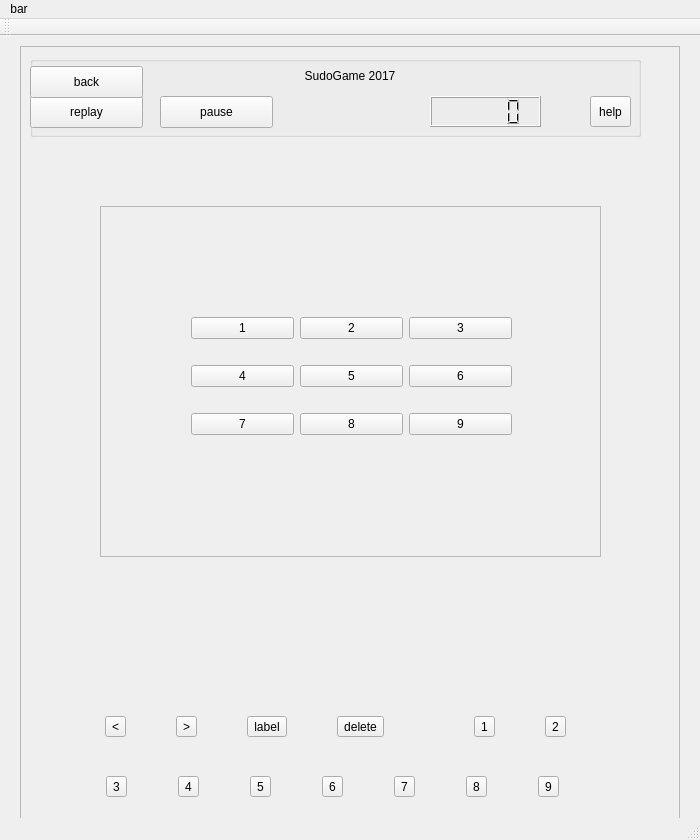
<?xml version="1.0" encoding="UTF-8"?>
<ui version="4.0">
 <class>MainWindow</class>
 <widget class="QMainWindow" name="MainWindow">
  <property name="geometry">
   <rect>
    <x>0</x>
    <y>0</y>
    <width>700</width>
    <height>840</height>
   </rect>
  </property>
  <property name="windowTitle">
   <string>MainWindow</string>
  </property>
  <widget class="QWidget" name="centralWidget">
   <widget class="QFrame" name="frame">
    <property name="geometry">
     <rect>
      <x>20</x>
      <y>10</y>
      <width>660</width>
      <height>780</height>
     </rect>
    </property>
    <property name="frameShape">
     <enum>QFrame::StyledPanel</enum>
    </property>
    <property name="frameShadow">
     <enum>QFrame::Raised</enum>
    </property>
    <widget class="QGroupBox" name="groupBox">
     <property name="geometry">
      <rect>
       <x>10</x>
       <y>10</y>
       <width>611</width>
       <height>81</height>
      </rect>
     </property>
     <property name="title">
      <string/>
     </property>
     <widget class="QPushButton" name="pushButton">
      <property name="geometry">
       <rect>
        <x>0</x>
        <y>40</y>
        <width>113</width>
        <height>32</height>
       </rect>
      </property>
      <property name="text">
       <string>replay</string>
      </property>
     </widget>
     <widget class="QPushButton" name="pushButton_2">
      <property name="geometry">
       <rect>
        <x>130</x>
        <y>40</y>
        <width>113</width>
        <height>32</height>
       </rect>
      </property>
      <property name="text">
       <string>pause</string>
      </property>
     </widget>
     <widget class="QPushButton" name="button_back">
      <property name="geometry">
       <rect>
        <x>0</x>
        <y>10</y>
        <width>113</width>
        <height>32</height>
       </rect>
      </property>
      <property name="text">
       <string>back</string>
      </property>
     </widget>
     <widget class="QToolButton" name="toolButton">
      <property name="geometry">
       <rect>
        <x>560</x>
        <y>40</y>
        <width>41</width>
        <height>31</height>
       </rect>
      </property>
      <property name="text">
       <string>help</string>
      </property>
     </widget>
     <widget class="QLabel" name="label">
      <property name="geometry">
       <rect>
        <x>230</x>
        <y>0</y>
        <width>180</width>
        <height>40</height>
       </rect>
      </property>
      <property name="layoutDirection">
       <enum>Qt::LeftToRight</enum>
      </property>
      <property name="text">
       <string>SudoGame 2017</string>
      </property>
      <property name="scaledContents">
       <bool>true</bool>
      </property>
      <property name="alignment">
       <set>Qt::AlignCenter</set>
      </property>
     </widget>
     <widget class="QLCDNumber" name="Timer">
      <property name="geometry">
       <rect>
        <x>400</x>
        <y>40</y>
        <width>111</width>
        <height>31</height>
       </rect>
      </property>
     </widget>
    </widget>
    <widget class="pannel" name="widget" native="true">
     <property name="geometry">
      <rect>
       <x>50</x>
       <y>100</y>
       <width>540</width>
       <height>540</height>
      </rect>
     </property>
    </widget>
    <widget class="QWidget" name="horizontalLayoutWidget">
     <property name="geometry">
      <rect>
       <x>30</x>
       <y>650</y>
       <width>571</width>
       <height>61</height>
      </rect>
     </property>
     <layout class="QHBoxLayout" name="horizontalLayout_3">
      <item>
       <widget class="QToolButton" name="undo">
        <property name="text">
         <string>&lt;</string>
        </property>
       </widget>
      </item>
      <item>
       <widget class="QToolButton" name="nextdo">
        <property name="text">
         <string>&gt;</string>
        </property>
       </widget>
      </item>
      <item>
       <widget class="QToolButton" name="button_lab">
        <property name="text">
         <string>label</string>
        </property>
       </widget>
      </item>
      <item>
       <widget class="QToolButton" name="button_del">
        <property name="text">
         <string>delete</string>
        </property>
       </widget>
      </item>
      <item>
       <spacer name="horizontalSpacer">
        <property name="orientation">
         <enum>Qt::Horizontal</enum>
        </property>
        <property name="sizeType">
         <enum>QSizePolicy::Fixed</enum>
        </property>
        <property name="sizeHint" stdset="0">
         <size>
          <width>40</width>
          <height>20</height>
         </size>
        </property>
       </spacer>
      </item>
      <item>
       <widget class="QToolButton" name="num1">
        <property name="text">
         <string>1</string>
        </property>
       </widget>
      </item>
      <item>
       <widget class="QToolButton" name="num2">
        <property name="text">
         <string>2</string>
        </property>
       </widget>
      </item>
     </layout>
    </widget>
    <widget class="QWidget" name="horizontalLayoutWidget_2">
     <property name="geometry">
      <rect>
       <x>30</x>
       <y>710</y>
       <width>571</width>
       <height>61</height>
      </rect>
     </property>
     <layout class="QHBoxLayout" name="horizontalLayout_4">
      <item>
       <widget class="QToolButton" name="num3">
        <property name="text">
         <string>3</string>
        </property>
       </widget>
      </item>
      <item>
       <widget class="QToolButton" name="num4">
        <property name="text">
         <string>4</string>
        </property>
       </widget>
      </item>
      <item>
       <widget class="QToolButton" name="num5">
        <property name="text">
         <string>5</string>
        </property>
       </widget>
      </item>
      <item>
       <widget class="QToolButton" name="num6">
        <property name="text">
         <string>6</string>
        </property>
       </widget>
      </item>
      <item>
       <widget class="QToolButton" name="num7">
        <property name="text">
         <string>7</string>
        </property>
       </widget>
      </item>
      <item>
       <widget class="QToolButton" name="num8">
        <property name="text">
         <string>8</string>
        </property>
       </widget>
      </item>
      <item>
       <widget class="QToolButton" name="num9">
        <property name="text">
         <string>9</string>
        </property>
       </widget>
      </item>
     </layout>
    </widget>
   </widget>
   <widget class="QFrame" name="frame_2">
    <property name="geometry">
     <rect>
      <x>100</x>
      <y>170</y>
      <width>501</width>
      <height>351</height>
     </rect>
    </property>
    <property name="frameShape">
     <enum>QFrame::StyledPanel</enum>
    </property>
    <property name="frameShadow">
     <enum>QFrame::Raised</enum>
    </property>
    <widget class="QWidget" name="gridLayoutWidget">
     <property name="geometry">
      <rect>
       <x>80</x>
       <y>80</y>
       <width>343</width>
       <height>181</height>
      </rect>
     </property>
     <layout class="QGridLayout" name="gridLayout">
      <item row="2" column="2">
       <widget class="QPushButton" name="stage9">
        <property name="text">
         <string>9</string>
        </property>
       </widget>
      </item>
      <item row="1" column="2">
       <widget class="QPushButton" name="stage6">
        <property name="text">
         <string>6</string>
        </property>
       </widget>
      </item>
      <item row="2" column="0">
       <widget class="QPushButton" name="stage7">
        <property name="text">
         <string>7</string>
        </property>
       </widget>
      </item>
      <item row="0" column="0">
       <widget class="QPushButton" name="stage1">
        <property name="text">
         <string>1</string>
        </property>
       </widget>
      </item>
      <item row="1" column="0">
       <widget class="QPushButton" name="stage4">
        <property name="text">
         <string>4</string>
        </property>
       </widget>
      </item>
      <item row="1" column="1">
       <widget class="QPushButton" name="stage5">
        <property name="text">
         <string>5</string>
        </property>
       </widget>
      </item>
      <item row="0" column="1">
       <widget class="QPushButton" name="stage2">
        <property name="text">
         <string>2</string>
        </property>
       </widget>
      </item>
      <item row="0" column="2">
       <widget class="QPushButton" name="stage3">
        <property name="text">
         <string>3</string>
        </property>
       </widget>
      </item>
      <item row="2" column="1">
       <widget class="QPushButton" name="stage8">
        <property name="text">
         <string>8</string>
        </property>
       </widget>
      </item>
     </layout>
    </widget>
    <widget class="QLabel" name="title_label">
     <property name="geometry">
      <rect>
       <x>170</x>
       <y>20</y>
       <width>171</width>
       <height>41</height>
      </rect>
     </property>
     <property name="text">
      <string/>
     </property>
     <property name="scaledContents">
      <bool>true</bool>
     </property>
    </widget>
   </widget>
  </widget>
  <widget class="QMenuBar" name="menuBar">
   <property name="geometry">
    <rect>
     <x>0</x>
     <y>0</y>
     <width>700</width>
     <height>22</height>
    </rect>
   </property>
   <widget class="QMenu" name="menubar">
    <property name="title">
     <string>bar</string>
    </property>
    <addaction name="actionhome"/>
    <addaction name="separator"/>
    <addaction name="actionquit_2"/>
   </widget>
   <addaction name="menubar"/>
  </widget>
  <widget class="QToolBar" name="mainToolBar">
   <attribute name="toolBarArea">
    <enum>TopToolBarArea</enum>
   </attribute>
   <attribute name="toolBarBreak">
    <bool>false</bool>
   </attribute>
  </widget>
  <widget class="QStatusBar" name="statusBar"/>
  <action name="actionhome">
   <property name="text">
    <string>home</string>
   </property>
  </action>
  <action name="actionquit">
   <property name="enabled">
    <bool>true</bool>
   </property>
   <property name="text">
    <string>quit</string>
   </property>
  </action>
  <action name="actionquit_2">
   <property name="text">
    <string>quit</string>
   </property>
  </action>
 </widget>
 <layoutdefault spacing="6" margin="11"/>
 <customwidgets>
  <customwidget>
   <class>pannel</class>
   <extends>QWidget</extends>
   <header>pannel.h</header>
   <container>1</container>
  </customwidget>
 </customwidgets>
 <resources/>
 <connections>
  <connection>
   <sender>button_back</sender>
   <signal>clicked()</signal>
   <receiver>frame</receiver>
   <slot>hide()</slot>
   <hints>
    <hint type="sourcelabel">
     <x>101</x>
     <y>74</y>
    </hint>
    <hint type="destinationlabel">
     <x>20</x>
     <y>56</y>
    </hint>
   </hints>
  </connection>
  <connection>
   <sender>button_back</sender>
   <signal>clicked()</signal>
   <receiver>frame_2</receiver>
   <slot>show()</slot>
   <hints>
    <hint type="sourcelabel">
     <x>112</x>
     <y>74</y>
    </hint>
    <hint type="destinationlabel">
     <x>359</x>
     <y>242</y>
    </hint>
   </hints>
  </connection>
  <connection>
   <sender>stage1</sender>
   <signal>clicked()</signal>
   <receiver>frame</receiver>
   <slot>show()</slot>
   <hints>
    <hint type="sourcelabel">
     <x>233</x>
     <y>316</y>
    </hint>
    <hint type="destinationlabel">
     <x>322</x>
     <y>47</y>
    </hint>
   </hints>
  </connection>
  <connection>
   <sender>stage1</sender>
   <signal>clicked()</signal>
   <receiver>frame_2</receiver>
   <slot>hide()</slot>
   <hints>
    <hint type="sourcelabel">
     <x>207</x>
     <y>318</y>
    </hint>
    <hint type="destinationlabel">
     <x>132</x>
     <y>302</y>
    </hint>
   </hints>
  </connection>
 </connections>
</ui>
